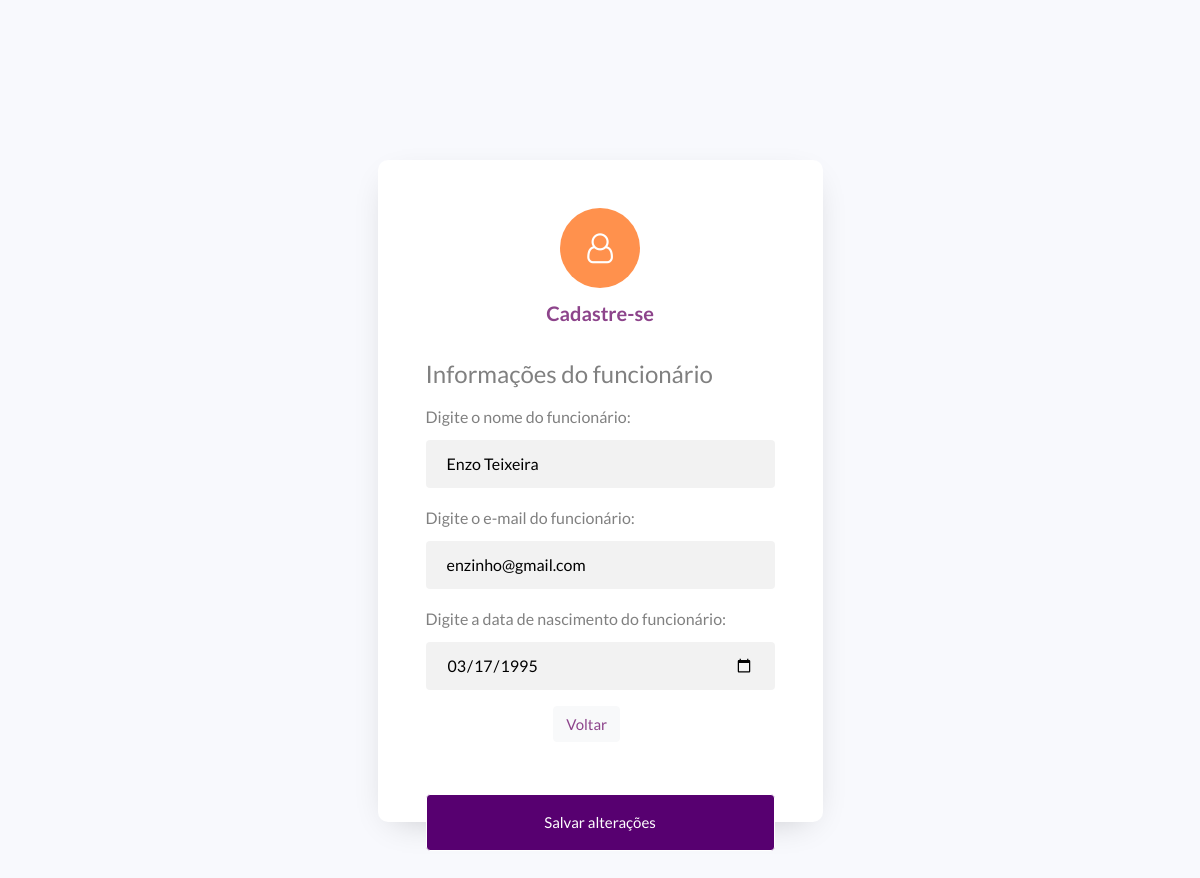
Page /altera_funcionario.php?matricula=12 on the committed database.
### tables this page shows
CREATE TABLE `funcionario` (
  `matricula` int(11) NOT NULL,
  `nome` varchar(30) NOT NULL,
  `email` varchar(50) NOT NULL,
  `senha` varchar(500) NOT NULL,
  `data_nasc` varchar(10) NOT NULL
);

### altera_funcionario.php (the view, shortened to what this page needs)
<?php
    $mysqli = mysqli_connect("localhost","administrador","2122","pet_e_gato");
     $matricula = $_GET ["matricula"];
     $sql= "SELECT * FROM funcionario WHERE matricula = $matricula;";
     $res= mysqli_query($mysqli,$sql);
     $funcionario = mysqli_fetch_array ($res);
?>
<!doctype html>
<html lang="pt-br">
  <head>
	  <link rel="stylesheet" href="https://stackpath.bootstrapcdn.com/font-awesome/4.7.0/css/font-awesome.min.css">
	  <link rel="stylesheet" href="_css/style.css">
  </head>
<body class="fadeIn">
  <section class="ftco-section">
      <div class="container">
        <div class="row justify-content-center">
        </div>
        <div class="row justify-content-center">
          <div class="col-md-6 col-lg-5">
            <div class="login-wrap p-4 p-md-5">
          <div class="icon d-flex align-items-center justify-content-center">
            <span class="fa fa-user-o"></span>
          </div>
            <h3 class="text-center mb-4">Cadastre-se</h3>
              <fieldset>
                <legend>Informações do funcionário</legend>
            <form action="editar_funcionario.php" method="POST">
                <div class="form-group">
                    <label for="nome">Digite o nome do funcionário:</label>
                    <input type="text" required="required" class="form-control rounded-left" name="nome" placeholder="Nome Completo" value="<?php echo $funcionario['nome']?>">
                </div>
                <div class="form-group">
                  <label for="nome">Digite o e-mail do funcionário:</label>
                    <input type="email" required="required" class="form-control rounded-left" name="email" placeholder="E-mail" value="<?php echo $funcionario['email']?>">
                </div>
                <div class="form-group">
                <label for="nome">Digite a data de nascimento do funcionário:</label>
                    <input type="date" required="required" class="form-control rounded-left" name="data_nasc" placeholder="Data de Nascimento" value="<?php echo $funcionario['data_nasc']?>">
                </div>
              </fieldset>
              <div class="form-group d-md-flex">
	            	<div class="w-50">
                </div>
								<div class="form-group container">
                  <button class="btn btn-light rounded text-md-flex"><a href="funcionario.php">Voltar</a></button>
								</div>
	            </div>
	            <div class="form-group">
	            	<button type="submit" class="btn btn-primary rounded submit p-3 px-5">Salvar alterações</button>
	            </div>
        </div>
    </div>
</body>
</html>

### rows in the picture
funcionario: nome "Enzo Teixeira", email "enzinho@gmail.com", data_nasc "03/17/1995"
